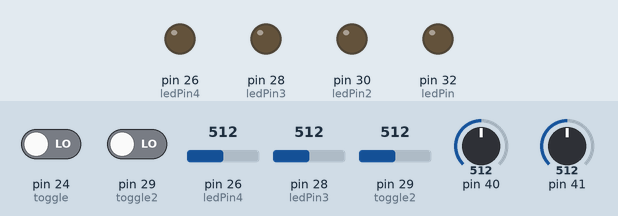
Bench run of a sketch on a simulated Teensy 4. Parts: output pins drawn as LEDs (lit = HIGH). The inputs (shaded band) are chosen by the test bench; at power-on: pin 29 (toggle2) LOW, pin 26 (ledPin4) = 512, pin 24 (toggle) LOW, pin 28 (ledPin3) = 512, pin 29 (toggle2) = 512, pin 40 = 512, pin 41 = 512.

Above: at 1.2 s.
1.3 s: pin 29 (toggle2) driven HIGH
At 1.7 s:
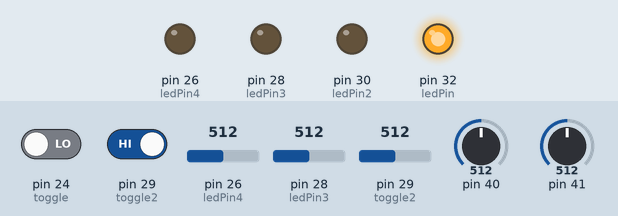
At 3.9 s:
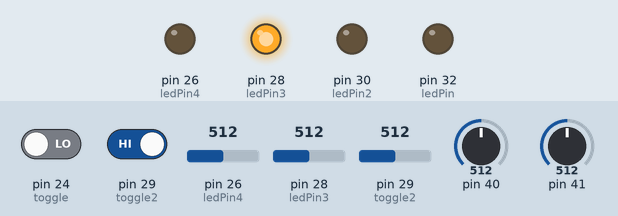
4.3 s: pin 26 (ledPin4) set to 354
At 6.72 s:
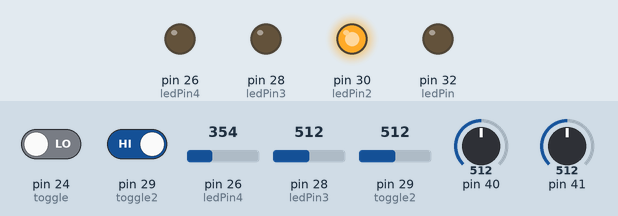
7.3 s: pin 26 (ledPin4) set to 329
10.3 s: pin 26 (ledPin4) set to 556
13.3 s: pin 26 (ledPin4) set to 582
15.3 s: pin 26 (ledPin4) set to 317
At 18.14 s:
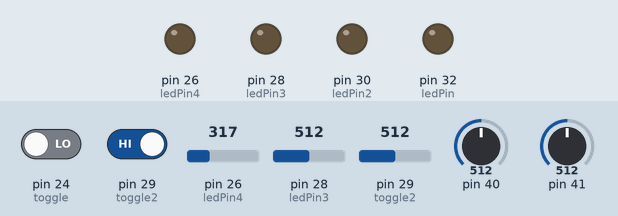
18.3 s: pin 26 (ledPin4) set to 292
Timing chart, 0 to 22.3 s (numbered marks = the images above; inputs shaded):
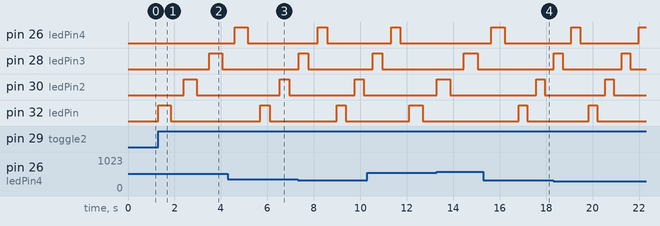

Measured:
- after the input at 1.3 s, pin 28 (ledPin3): LOW → HIGH after 2.2 s, → LOW 0.55 s later; pin 30 (ledPin2): LOW → HIGH after 1.1 s, → LOW 0.55 s later; pin 32 (ledPin): LOW → HIGH at once, → LOW 0.55 s later
- after the input at 4.3 s, pin 30 (ledPin2): LOW → HIGH after 2.2 s instead of 2.5 s
- after the input at 15.3 s, pin 30 (ledPin2): LOW → HIGH after 2.3 s instead of 2.7 s

The sketch:

Lab_4.ino
```cpp
int ledPin = 32;
int ledPin2 = 30;
int ledPin3 = 28;
int ledPin4 = 26;
int toggle = 24;
int toggle2 = 29;
int pot1 = 0;
int pot2 = 0;
int pot3 = 0;
int pot4 = 0;
int pot5 = 0;
int pot5Mapped = 0;
int pot1Mapped = 0;
int pot2Mapped = 0;
int pot3Mapped = 0;
int pot4Mapped = 0;
int turnOn = 0;
int octave = 0;


void setup() {
  pinMode(ledPin, OUTPUT);
  pinMode(ledPin2, OUTPUT);
  pinMode(ledPin3, OUTPUT);
  pinMode(ledPin4, OUTPUT);
  pinMode(toggle, INPUT);
  pinMode(toggle2, INPUT);

  // put your setup code here, to run once:

}

void loop() {
  pot5 = analogRead(A12);
  pot5Mapped = map(pot5, 0, 1023, 100, 1000);
  turnOn = digitalRead(toggle2);
  octave = digitalRead(toggle);


  if (turnOn == HIGH and octave == LOW) {
    blinkLed(pot1Mapped);
    blinkLed2(pot2Mapped);
    blinkLed3(pot3Mapped);
    blinkLed4(pot4Mapped);
  } else if (octave == HIGH and turnOn == HIGH) {
    blinkLed(pot1Mapped + 12);
    blinkLed2(pot2Mapped + 12);
    blinkLed3(pot3Mapped + 12);
    blinkLed4(pot4Mapped + 12);
  }

}
// put your main code here, to run repeatedly:

void  blinkLed(int note) {
  pot1 = analogRead(A17);
  pot1Mapped = map(pot1, 0, 1023, 60, 72);

  usbMIDI.sendNoteOn(note, 127, 1);
  digitalWrite(ledPin, HIGH);
  delay(pot5Mapped);
  usbMIDI.sendNoteOff(note, 0, 1);
  digitalWrite(ledPin, LOW);
  delay(pot5Mapped);
}

void  blinkLed2(int note) {
  pot2 = analogRead(A16);
  pot2Mapped = map(pot2, 0, 1023, 60, 72);

  usbMIDI.sendNoteOn(note, 127, 1);
  digitalWrite(ledPin2, HIGH) ;
  delay(pot5Mapped);
  usbMIDI.sendNoteOff(note, 0, 1);
  digitalWrite(ledPin2, LOW) ;
  delay(pot5Mapped);
}


void  blinkLed3(int note) {
  pot3 = analogRead(A15);
  pot3Mapped = map(pot3, 0, 1023, 60, 72);

  usbMIDI.sendNoteOn(note, 127, 1);
  digitalWrite(ledPin3, HIGH) ;
  delay(pot5Mapped);
  usbMIDI.sendNoteOff(note, 0, 1);
  digitalWrite(ledPin3, LOW) ;
  delay(pot5Mapped);
}


void  blinkLed4(int note) {
  pot4 = analogRead(A14);
  pot4Mapped = map(pot4, 0, 1023, 60, 72);

  usbMIDI.sendNoteOn(note, 127, 1);
  digitalWrite(ledPin4, HIGH) ;
  delay(pot5Mapped);
  usbMIDI.sendNoteOff(note, 0, 1);
  digitalWrite(ledPin4, LOW) ;
  delay(pot5Mapped);
}
```
